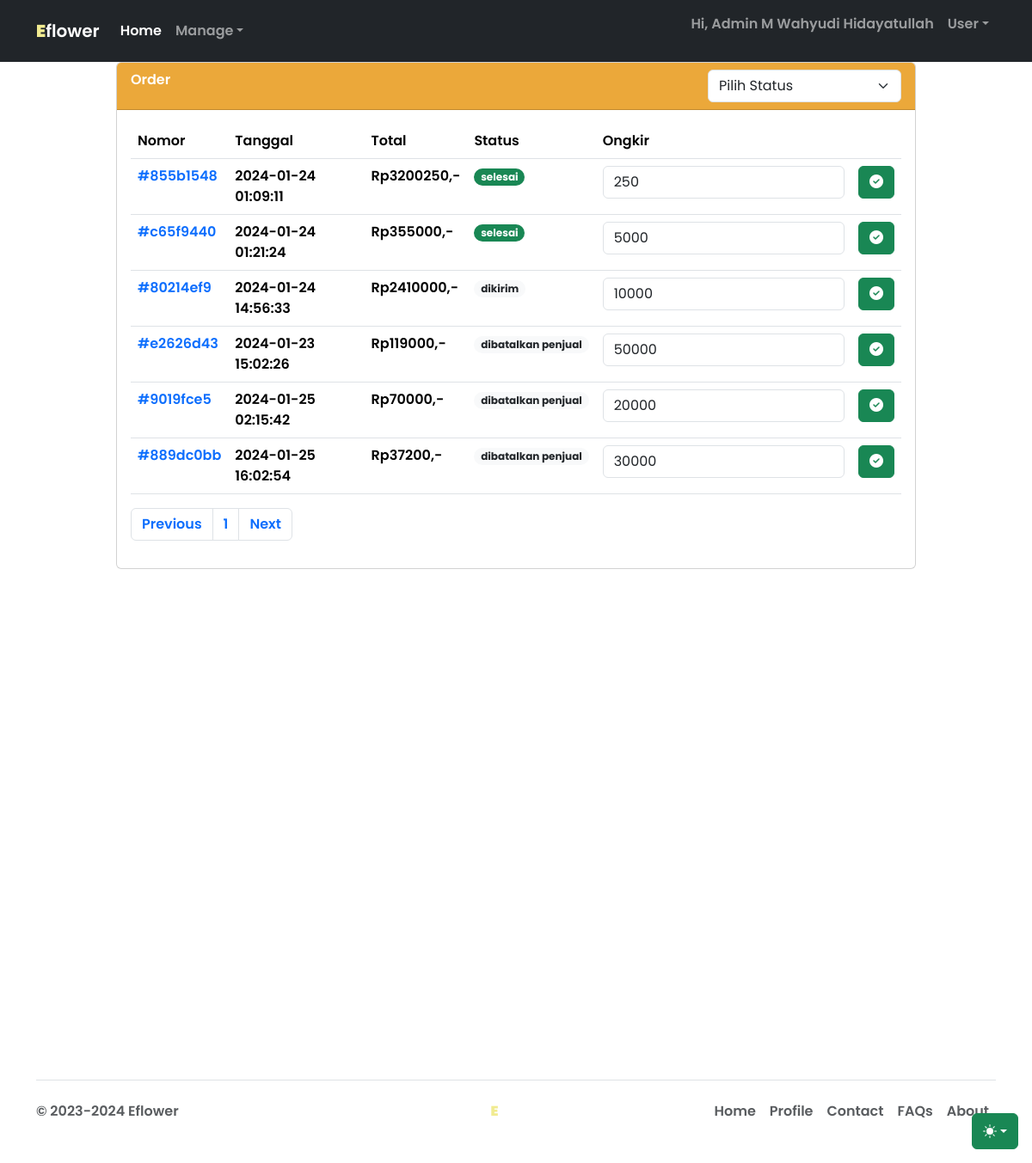
Page /admin/admin-order.php (signed in) on the committed database.
### tables this page shows
CREATE TABLE `pembayaran` (
  `no_pembayaran` char(8) NOT NULL,
  `id_user_toko` char(8) NOT NULL,
  `id_user` char(8) NOT NULL,
  `norek` varchar(25) NOT NULL,
  `total_tagihan` decimal(10,0) DEFAULT NULL,
  `an` varchar(20) NOT NULL,
  `time_info` timestamp NOT NULL DEFAULT curdate(),
  `time_exp` char(50) DEFAULT NULL,
  `ongkir` decimal(10,0) DEFAULT NULL,
  `nama_pembeli` varchar(255) DEFAULT NULL,
  `nmr_telp_pembeli` char(14) DEFAULT NULL,
  `alamat_pembeli` varchar(500) DEFAULT NULL
);

CREATE TABLE `cart` (
  `idcart` int(255) NOT NULL,
  `orderid` varchar(100) NOT NULL,
  `id_user` char(8) NOT NULL,
  `tglorder` timestamp NOT NULL DEFAULT current_timestamp(),
  `status` varchar(50) NOT NULL DEFAULT 'Cart'
);

### admin/admin-order.php (the view, shortened to what this page needs)
<?php
include '../functions/data-connect.php';
$batas = 10;
$halaman = isset($_GET['halaman'])?(int)$_GET['halaman'] : 1;
$halaman_awal = ($halaman>1) ? ($halaman * $batas) - $batas : 0;
$query_data = "SELECT * FROM pembayaran JOIN cart ON pembayaran.no_pembayaran = cart.orderid LIMIT $halaman_awal, $batas";
$get_data = mysqli_query($connection, $query_data);
$next = $halaman + 1;
$data_conn = mysqli_query($connection,"SELECT * FROM pembayaran JOIN cart ON pembayaran.no_pembayaran = cart.orderid");
$jumlah_data = mysqli_num_rows($data_conn);
$total_halaman = ceil($jumlah_data / $batas);
?>
<!DOCTYPE html>
<html lang="en" data-bs-theme="auto">
	<head>
		<link
			rel="stylesheet"
			href="https://cdn.jsdelivr.net/npm/@docsearch/css@3" />
		<link
			href="../assets/libs/bootstrap/css/bootstrap.min.css"
			rel="stylesheet" />
		<link rel="stylesheet" href="../assets/libs/fontawesome/css/all.min.css" />
		<link rel="stylesheet" href="../assets/css-native/app.css" />
	</head>
	<body>
		<div
			class="dropdown position-fixed bottom-0 end-0 mb-3 me-3 bd-mode-toggle">
			<button
				class="btn btn-success py-2 dropdown-toggle d-flex align-items-center"
				id="bd-theme"
				type="button"
				aria-expanded="false"
				data-bs-toggle="dropdown"
				aria-label="Toggle theme (auto)">
				<svg class="bi my-1 theme-icon-active" width="1em" height="1em">
					<use href="#circle-half"></use>
				</svg>
			</button>
		</div>
		<nav class="navbar navbar-expand-md fixed-top bg-dark navbar-dark">
			<div class="container-fluid container">
				<a class="navbar-brand text-leaf fw-bolder" href="."
					>E<span class="text-white">flower</span></a
				>
				<div class="collapse navbar-collapse" id="navbarCollapse">
					<ul class="navbar-nav me-auto mb-2 mb-md-0">
						<li class="nav-item">
							<a class="nav-link active" aria-current="page" href=".">Home</a>
						</li>
						<li class="nav-item dropdown">
							<a
								href="#"
								class="nav-link dropdown-toggle"
								id="dropdown-1"
								data-bs-toggle="dropdown"
								aria-haspopup="true"
								aria-expanded="false"
								>Manage</a
							>
						</li>
					</ul>
					<ul class="navbar-nav">
						<li class="nav-item">
							<p class="nav-link">Hi, Admin <?php echo $_SESSION['nama_lengkap'] ?></p>
						</li>
						<li class="nav-item dropdown">
							<a
								href="#"
								class="nav-link dropdown-toggle"
								id="dropdown-2"
								data-bs-toggle="dropdown"
								aria-haspopup="true"
								aria-expanded="false"
								>User</a
							>
						</li>
					</ul>
				</div>
			</div>
		</nav>
		<main role="main" class="container">
			<div class="row">
				<div class="container-fluid">
					<div class="col-md-10 mx-auto">
						<div class="card float-center">
							<div class="card-header bg-leaf">
								<span>Order</span>
								<div class="float-end">
									<div class="float-end" id="">
										<select name="status-order" id="status-order" class="form-select">
											<option value="" disabled selected >Pilih Status</option>
										</select>
									</div>
								</div>
							</div>
							<div class="card-body">
								<table class="table">
									<thead>
										<tr>
											<th scope="col">Nomor</th>
											<th scope="col">Tanggal</th>
											<th scope="col">Total</th>
											<th scope="col">Status</th>
											<th scope="col">Ongkir</th>
											<th scope="col"></th>
										</tr>
									</thead>
									<tbody class="order_set">
										<?php
										$row = mysqli_num_rows($get_data);
										if($row > 0){
											while($set_data = mysqli_fetch_array($get_data)){
										?>
										<tr>
											<td>
												<a class="non-deco" href="admin-orders-detail.php?orderid=<?= $set_data['no_pembayaran']; ?>"
													>#<?= $set_data['no_pembayaran']; ?></a
												>
											</td>
											<td><?= $set_data['time_info']; ?></td>
											<td>Rp<?= $set_data['total_tagihan'] + $set_data['ongkir']; ?>,-</td>
											<td>
											<span class="badge <?php
												if($set_data['status'] == 'menunggu pembayaran'){
														echo 'bg-warning text-dark';
													}elseif($set_data['status'] == 'menunggu konfirmasi'){
														echo 'bg-secondary text-white';
													}elseif($set_data['status'] == 'dikonfirmasi'){
														echo 'bg-primary text-white';
													}elseif($set_data['status'] == 'dalam pengiriman'){
														echo 'bg-info text-dark';
													}elseif($set_data['status'] == 'selesai'){
														echo 'bg-success text-white';
													}elseif($set_data['status'] == 'dibatalkan' || $set_data['status'] == 'dibatalkan admin' || $data['status'] == 'dibatalkan penjual'){
														echo 'bg-danger text-white';
													}else{
														echo 'bg-light text-dark';
													}
													?>
											 rounded-pill text-dark"
												><?= $set_data['status']; ?></span
											>
											</td>
											<form action="../functions/send-ongkir.php" method="post">
												<div class="input-group">
													<td>
														<input type="number" class="form-control" name="ongkir" value="<?= $set_data['ongkir']; ?>">
													</td>
													<td>
														<button type="submit" class="btn btn-success"><i class="fas fa-circle-check"></i></button>
													</td>
												</div>
											</form>
										</tr>
										<?php }} ?>
									</tbody>
								</table>
								<nav aria-label="Page navigation example">
									<ul class="pagination">
										<li class="page-item">
											<a class="page-link" <?php if($halaman > 1){ echo "href='?halaman=$Previous'"; } ?>>Previous</a>
										</li>
										<?php
										for($x=1;$x<=$total_halaman;$x++){
											?>
										<li class="page-item"><a class="page-link" href="?halaman=<?php echo $x ?>"><?php echo $x; ?></a></li>
											<?php
										}
										?>
										<li class="page-item">
											<a  class="page-link" <?php if($halaman < $total_halaman) { echo "href='?halaman=$next'"; } ?>>Next</a>
										</li>
									</ul>
								</nav>
							</div>
						</div>
					</div>
				</div>
			</div>
		</main>
		<?php include '../footer.php'; ?>
	</body>
</html>

### assets/css-native/app.css (style rules this page uses)
body { min-height: 75rem; padding-top: 4.5rem; }
* { font-family: "Poppins", sans-serif; font-weight: 600; font-style: normal; }
.bi { vertical-align: -0.125em; fill: currentColor; }
.bd-mode-toggle { z-index: 1500; }
.text-leaf { color: #f1eb90; }
.bg-leaf { background-color: #EBA83A; color: #ffff; }
.non-deco { text-decoration: none; }

### rows in the picture
pembayaran: no_pembayaran "855b1548", time_info "2024-01-24 01:09:11", $set_data['total_tagihan'] + $set_data['ongkir'] "3200250", cart.status "selesai", ongkir "250"
pembayaran: no_pembayaran "c65f9440", time_info "2024-01-24 01:21:24", $set_data['total_tagihan'] + $set_data['ongkir'] "355000", cart.status "selesai", ongkir "5000"
pembayaran: no_pembayaran "80214ef9", time_info "2024-01-24 14:56:33", $set_data['total_tagihan'] + $set_data['ongkir'] "2410000", cart.status "dikirim", ongkir "10000"
pembayaran: no_pembayaran "e2626d43", time_info "2024-01-23 15:02:26", $set_data['total_tagihan'] + $set_data['ongkir'] "119000", cart.status "dibatalkan penjual", ongkir "50000"
pembayaran: no_pembayaran "9019fce5", time_info "2024-01-25 02:15:42", $set_data['total_tagihan'] + $set_data['ongkir'] "70000", cart.status "dibatalkan penjual", ongkir "20000"
pembayaran: no_pembayaran "889dc0bb", time_info "2024-01-25 16:02:54", $set_data['total_tagihan'] + $set_data['ongkir'] "37200", cart.status "dibatalkan penjual", ongkir "30000"

### other values in the picture
$_SESSION['nama_lengkap'] "M Wahyudi Hidayatullah"
